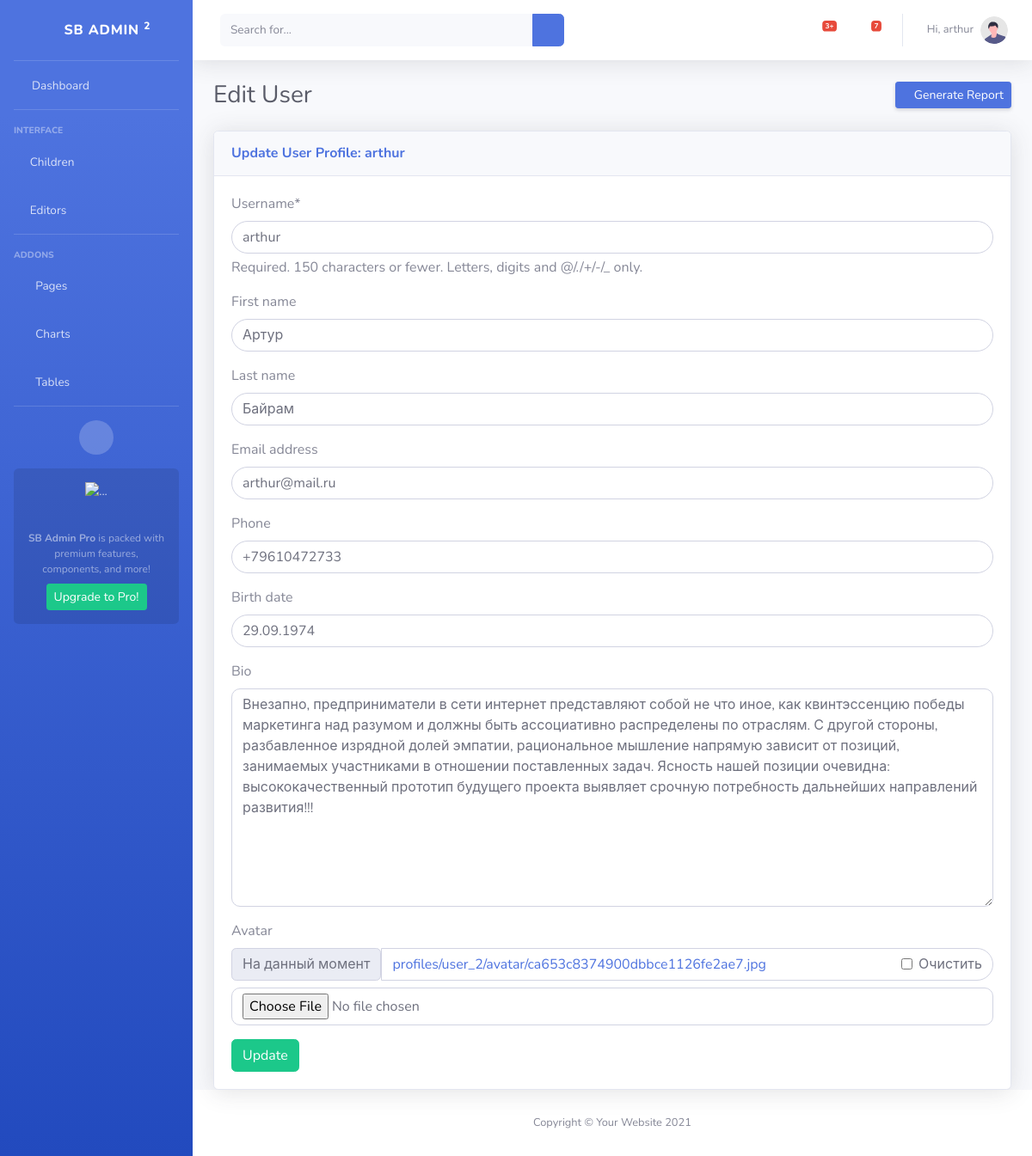
The page /profile/update/ (signed in) on the database its author committed.
### apps/userprofile/models.py (models this page shows, shortened)
class Profile(models.Model):
	objects = models.Manager()
	user = models.OneToOneField(User, on_delete=models.CASCADE)
	bio = models.TextField(max_length=500, blank=True, null=True)
	phone = models.CharField(max_length=20, blank=True, null=True)
	birth_date = models.DateField(null=True, blank=True)
	avatar = models.ImageField(null=True, blank=True, upload_to=profile_avatar_path)

### apps/userprofile/views.py (the view, shortened to what this page needs)
# urls.py: path('update/', ProfileUpdateView.as_view(), name='ProfileUpdateView'),
class ProfileUpdateView(LoginRequiredMixin, TemplateView):
	template_name = 'profile/profile-update.html'
	user_form = UserForm
	profile_form = ProfileForm
	def get_context_data(self, **kwargs):
		context = super().get_context_data(**kwargs)
		context['page_title'] = _('Edit User Page')
		context['page_name'] = _('Edit User')
		context['user_form'] = UserForm(instance=self.request.user)
		context['profile_form'] = ProfileForm(instance=self.request.user.profile)
		return context

### apps/userprofile/forms.py
class UserForm(forms.ModelForm):
    class Meta:
        model = User
        fields = [
            'username',
            'first_name',
            'last_name',
            'email',
        ]

class ProfileForm(forms.ModelForm):
    class Meta:
        model = Profile
        fields = [
            'phone',
            'birth_date',
            'bio',
            'avatar',
        ]

### templates/profile/profile-update.html (shortened to what this page needs)
{% extends 'base.html' %}
{% load crispy_forms_tags %}
{% block content %}
<div class="row user-wrap">
	<div class="col-xl-12 col-lg-12">
		<div class="card shadow">
			<div class="card-header py-3 d-flex flex-row align-items-center justify-content-between">
				<h6 class="m-0 font-weight-bold text-primary">Update User Profile: {{ user.username }}</h6>
			</div>
			<div class="card-body">
				<form class="user" method="post" enctype="multipart/form-data">
					{{ user_form | crispy }}
					{{ profile_form | crispy  }}
					<button type="submit" class="btn btn-success">Update</button>
				</form>
			</div>
		</div>
	</div>
</div>
{% endblock content %}

### templates/base.html (shortened to what this page needs)
<!DOCTYPE html>
<html lang="en">
{% include "head.html" %}
{% load static %}
<body id="page-top">
    <div id="wrapper">
        <ul class="navbar-nav bg-gradient-primary sidebar sidebar-dark accordion" id="accordionSidebar">
            <a class="sidebar-brand d-flex align-items-center justify-content-center" href="index.html">
                <div class="sidebar-brand-icon rotate-n-15">
                    <i class="fas fa-laugh-wink"></i>
                </div>
                <div class="sidebar-brand-text mx-3">SB Admin <sup>2</sup></div>
            </a>
            <hr class="sidebar-divider my-0">
            <li class="nav-item {{ dash_active_cls }}">
                <a class="nav-link" href="{% url 'DashboardView' %}"><i class="fas fa-fw fa-tachometer-alt"></i><span>Dashboard</span></a>
            </li>
            <hr class="sidebar-divider">
            <div class="sidebar-heading">
                Interface
            </div>
            <li class="nav-item {{ children_active_cls }}">
                <a class="nav-link collapsed" href="#" data-toggle="collapse" data-target="#collapseChildren"
                    aria-expanded="true" aria-controls="collapseTwo">
                    <i class="fas fa-child"></i>
                    <span>Children</span>
                </a>
            </li>
            <li class="nav-item {{ users_active_cls }}">
                <a class="nav-link collapsed" href="#" data-toggle="collapse" data-target="#collapseEditors"
                    aria-expanded="true" aria-controls="collapseTwo">
                    <i class="fas fa-user-edit"></i>
                    <span>Editors</span>
                </a>
            </li>
            <hr class="sidebar-divider">
            <div class="sidebar-heading">
                Addons
            </div>
            <li class="nav-item">
                <a class="nav-link collapsed" href="#" data-toggle="collapse" data-target="#collapsePages"
                    aria-expanded="true" aria-controls="collapsePages">
                    <i class="fas fa-fw fa-folder"></i>
                    <span>Pages</span>
                </a>
            </li>
            <li class="nav-item">
                <a class="nav-link" href="charts.html">
                    <i class="fas fa-fw fa-chart-area"></i>
                    <span>Charts</span></a>
            </li>
            <li class="nav-item">
                <a class="nav-link" href="tables.html">
                    <i class="fas fa-fw fa-table"></i>
                    <span>Tables</span></a>
            </li>
            <hr class="sidebar-divider d-none d-md-block">
            <div class="text-center d-none d-md-inline">
                <button class="rounded-circle border-0" id="sidebarToggle"></button>
            </div>
            <div class="sidebar-card d-none d-lg-flex">
                <img class="sidebar-card-illustration mb-2" src="{% static 'img/undraw_rocket.svg' %}" alt="...">
                <p class="text-center mb-2"><strong>SB Admin Pro</strong> is packed with premium features, components, and more!</p>
                <a class="btn btn-success btn-sm" href="https://startbootstrap.com/theme/sb-admin-pro">Upgrade to Pro!</a>
            </div>
        </ul>
        <div id="content-wrapper" class="d-flex flex-column">
            <div id="content">
                <nav class="navbar navbar-expand navbar-light bg-white topbar mb-4 static-top shadow">
                    <form
                        class="d-none d-sm-inline-block form-inline mr-auto ml-md-3 my-2 my-md-0 mw-100 navbar-search">
                        <div class="input-group">
                            <input type="text" class="form-control bg-light border-0 small" placeholder="Search for..."
                                aria-label="Search" aria-describedby="basic-addon2">
                            <div class="input-group-append">
                                <button class="btn btn-primary" type="button">
                                    <i class="fas fa-search fa-sm"></i>
                                </button>
                            </div>
                        </div>
                    </form>
                    <ul class="navbar-nav ml-auto">
                        <li class="nav-item dropdown no-arrow mx-1">
                            <a class="nav-link dropdown-toggle" href="#" id="alertsDropdown" role="button"
                                data-toggle="dropdown" aria-haspopup="true" aria-expanded="false">
                                <i class="fas fa-bell fa-fw"></i>
                                <span class="badge badge-danger badge-counter">3+</span>
                            </a>
                        </li>
                        <li class="nav-item dropdown no-arrow mx-1">
                            <a class="nav-link dropdown-toggle" href="#" id="messagesDropdown" role="button"
                                data-toggle="dropdown" aria-haspopup="true" aria-expanded="false">
                                <i class="fas fa-envelope fa-fw"></i>
                                <span class="badge badge-danger badge-counter">7</span>
                            </a>
                        </li>
                        <li class="nav-item dropdown no-arrow">
                            <a class="nav-link dropdown-toggle" href="#" id="userDropdown" role="button"
                                data-toggle="dropdown" aria-haspopup="true" aria-expanded="false">
                                <span class="mr-2 d-none d-lg-inline text-gray-600 small">Hi, {{ user }}</span>
                                <img class="img-profile rounded-circle"
                                    src="{% static 'img/undraw_profile.svg' %}">
                            </a>
                        </li>
                    </ul>
                </nav>
                <div class="container-fluid">
                    <div class="d-sm-flex align-items-center justify-content-between mb-4">
                        {% if page_name %}
                            <h1 class="h3 mb-0 text-gray-800">{{ page_name }}</h1>
                        {% else %}
                            <h1 class="h3 mb-0 text-gray-800">Dashboard</h1>
                        {% endif %}
                        <a href="#" class="d-none d-sm-inline-block btn btn-sm btn-primary shadow-sm"><i
                                class="fas fa-download fa-sm text-white-50"></i> Generate Report</a>
                    </div>
                    {% block content %}  {% endblock content %}
                </div>
            </div>
            <footer class="sticky-footer bg-white">
                <div class="container my-auto">
                    <div class="copyright text-center my-auto">
                        <span>Copyright &copy; Your Website 2021</span>
                    </div>
                </div>
            </footer>
        </div>
    </div>
</body>
</html>

### static/css/crm-styles.css (style rules this page uses)
.user .form-control { border-radius: 10rem; }
.user .textarea { border-radius: 10px; }
input[type='file'] { border-radius: 10px!important; height: calc(1.5em + 0.75rem + 8px)!important; }

### rows shown on the page
Profile: phone "+79610472733", birth_date "29.09.1974", bio "Внезапно, предприниматели в сети интернет представляют собой не что иное, как квинтэссенцию победы маркетинга над разумом и должны быть ассоциативно распределены по отраслям. С другой стороны, разбавленное изрядной долей эмпатии, рациональное мышление напрямую зависит от позиций, занимаемых участниками в отношении поставленных задач. Ясность нашей позиции очевидна: высококачественный прототип будущего проекта выявляет срочную потребность дальнейших направлений развития!!!"

### other values the page prints
{{ user }} "arthur"
{{ page_name }} "Edit User"
{{ user.username }} "arthur"
